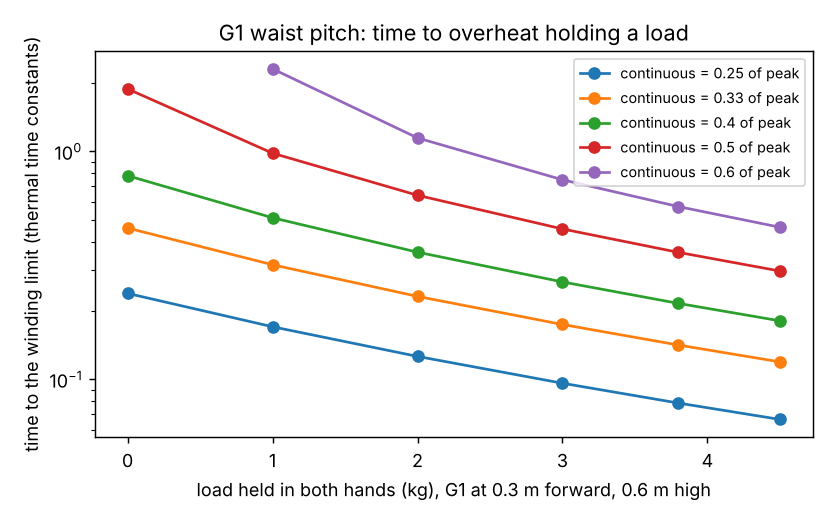

Write Python code to recreate this figure.
"""Hold time against load at the stud carry pose, one line per continuous/peak ratio. Reads results.json."""
import json
from pathlib import Path

import matplotlib
matplotlib.use("Agg")
import matplotlib.pyplot as plt  # noqa: E402

here = Path(__file__).parent
res = json.loads((here / "results.json").read_text())
fig, ax = plt.subplots(figsize=(6.4, 4))
for rho in res["rho"]:
    pts = [(s["kg"], s["hold"][str(rho)]) for s in res["sweep"] if s["hold"][str(rho)] is not None]
    ax.plot([p[0] for p in pts], [p[1] for p in pts], marker="o", label=f"continuous = {rho:g} of peak")
ax.set_xlabel("load held in both hands (kg), G1 at 0.3 m forward, 0.6 m high")
ax.set_ylabel("time to the winding limit (thermal time constants)")
ax.set_yscale("log")
ax.set_title("G1 waist pitch: time to overheat holding a load")
ax.legend(fontsize=8)
fig.tight_layout()
fig.savefig(here / "figure.png", dpi=130)
